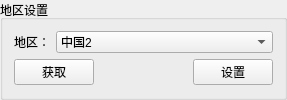
                     <widget class="QGroupBox" name="groupBox_31">
                      <property name="title">
                       <string>地区设置</string>
                      </property>
                      <layout class="QHBoxLayout" name="horizontalLayout_102">
                       <item>
                        <layout class="QVBoxLayout" name="verticalLayout_44">
                         <item>
                          <layout class="QHBoxLayout" name="horizontalLayout_57">
                           <item>
                            <widget class="QLabel" name="label_36">
                             <property name="sizePolicy">
                              <sizepolicy hsizetype="Maximum" vsizetype="Preferred">
                               <horstretch>0</horstretch>
                               <verstretch>0</verstretch>
                              </sizepolicy>
                             </property>
                             <property name="text">
                              <string>地区：</string>
                             </property>
                            </widget>
                           </item>
                           <item>
                            <widget class="QComboBox" name="ETC_comboBox_Region">
                             <property name="currentIndex">
                              <number>6</number>
                             </property>
                             <item>
                              <property name="text">
                               <string>韩国</string>
                              </property>
                             </item>
                             <item>
                              <property name="text">
                               <string>美国1</string>
                              </property>
                             </item>
                             <item>
                              <property name="text">
                               <string>美国2</string>
                              </property>
                             </item>
                             <item>
                              <property name="text">
                               <string>欧洲</string>
                              </property>
                             </item>
                             <item>
                              <property name="text">
                               <string>日本</string>
                              </property>
                             </item>
                             <item>
                              <property name="text">
                               <string>中国1</string>
                              </property>
                             </item>
                             <item>
                              <property name="text">
                               <string>中国2</string>
                              </property>
                             </item>
                            </widget>
                           </item>
                          </layout>
                         </item>
                         <item>
                          <layout class="QHBoxLayout" name="horizontalLayout_60">
                           <item>
                            <widget class="QPushButton" name="ETC_pushButton_Region_Get">
                             <property name="text">
                              <string>获取</string>
                             </property>
                            </widget>
                           </item>
                           <item>
                            <spacer name="horizontalSpacer_33">
                             <property name="orientation">
                              <enum>Qt::Horizontal</enum>
                             </property>
                             <property name="sizeHint" stdset="0">
                              <size>
                               <width>40</width>
                               <height>20</height>
                              </size>
                             </property>
                            </spacer>
                           </item>
                           <item>
                            <widget class="QLabel" name="ETC_label_Region_State">
                             <property name="text">
                              <string/>
                             </property>
                            </widget>
                           </item>
                           <item>
                            <spacer name="horizontalSpacer_35">
                             <property name="orientation">
                              <enum>Qt::Horizontal</enum>
                             </property>
                             <property name="sizeHint" stdset="0">
                              <size>
                               <width>40</width>
                               <height>20</height>
                              </size>
                             </property>
                            </spacer>
                           </item>
                           <item>
                            <widget class="QPushButton" name="ETC_pushButton_Region_Set">
                             <property name="text">
                              <string>设置</string>
                             </property>
                            </widget>
                           </item>
                          </layout>
                         </item>
                        </layout>
                       </item>
                      </layout>
                     </widget>
